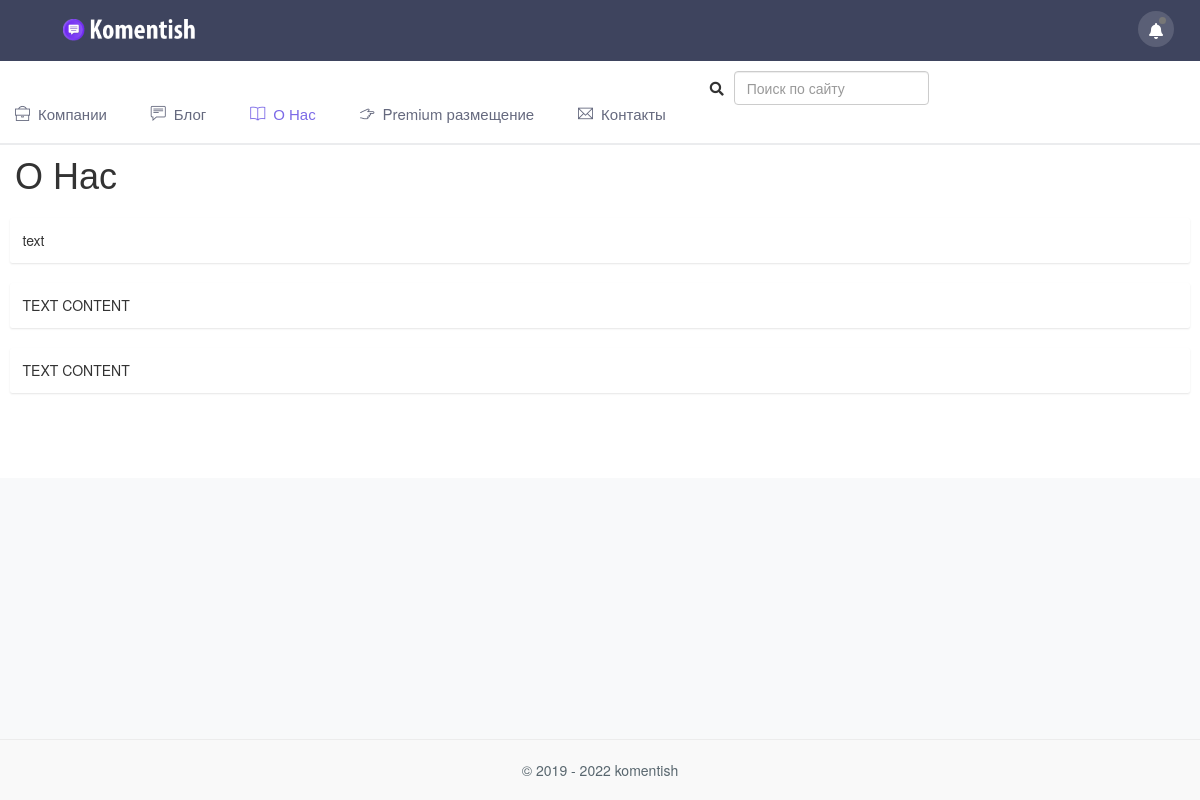
The app's page /about, older data.
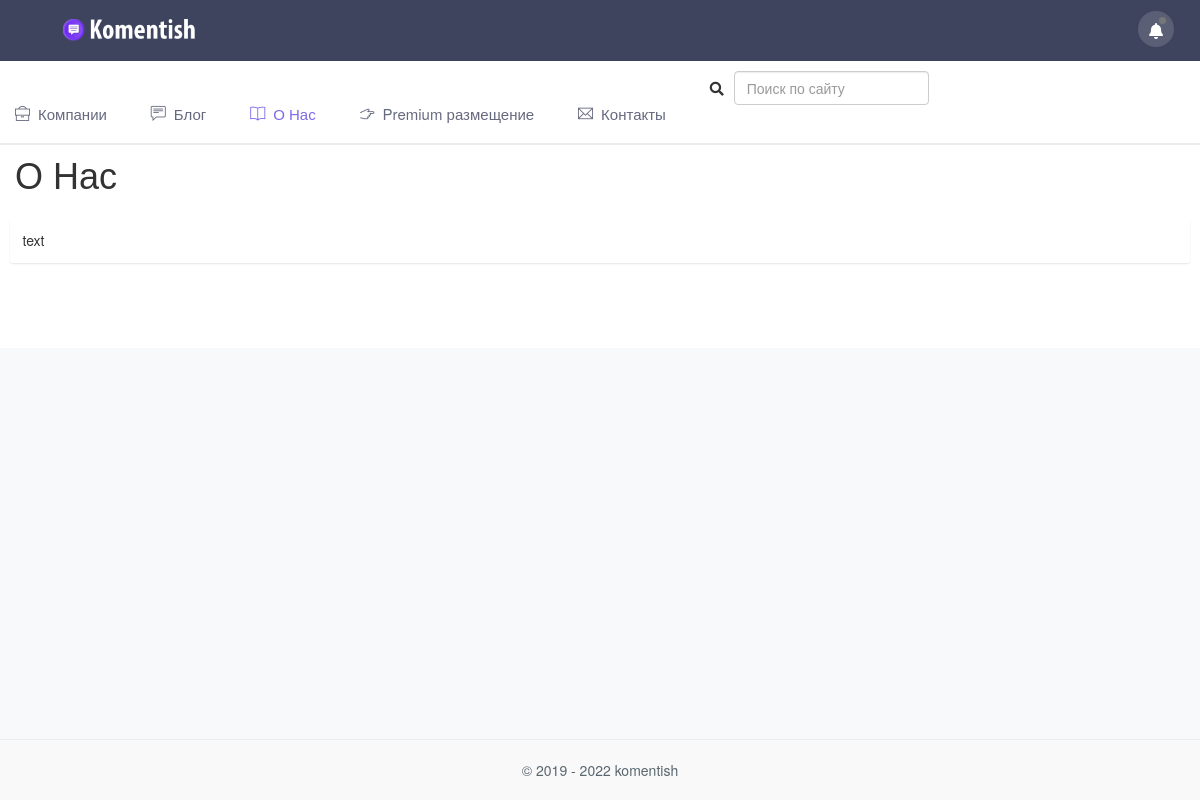
The same page, newer data.
### models.py (models this page shows, shortened)
class AboutUs(db.Model):
    id = db.Column(db.Integer, primary_key=True)
    content = db.Column(db.Text)

### view.py (the view)
@app.route('/about')
def about():
    about = AboutUs.query.all()
    return render_template('about.html', about=about)

### templates/about.html (shortened to what this page needs)
{% extends 'base.html' %}
{% block content %}
<div class="row">
                <div class="col-sm-12">
                    <div class="page-title-box">
                        <div class="row align-items-center">
                            <div class="col-md-8">
                                <h1 class="page-title m-0">О Нас</h1>
                            </div>
                        </div>
                    </div>
                </div>
            </div>
            <div class="row">
                <div class="col-xl-12">
                            {% for i in about %}
                                <div class="card">
                                    <div class="card-body">
                                        {{ i.content | safe }}
                                    </div>
                                </div>
                            {% endfor %}
                </div>
            </div>
{% endblock %}

### templates/base.html (shortened to what this page needs)
<!doctype html>
<html lang="en">
<head>
    <link rel="stylesheet" href="{{ url_for('static', filename='assets/plugins/morris/morris.css') }}">
    <link href="{{ url_for('static', filename='assets/css/bootstrap.min.css') }}" rel="stylesheet" type="text/css">
    <link href="{{ url_for('static', filename='assets/css/icons.css') }}" rel="stylesheet" type="text/css">
    <link href="{{ url_for('static', filename='assets/css/style.css') }}" rel="stylesheet" type="text/css">
    <link href="//netdna.bootstrapcdn.com/bootstrap/3.0.0/css/bootstrap.min.css" rel="stylesheet">
</head>
<body>
    <div class="header-bg">
                <header id="topnav">
            <div class="topbar-main">
                <div class="container-fluid">
                    <div>
                        <a href="{{ url_for('index') }}" class="logo">
                            <img src="{{ url_for('static', filename='log3.png') }}" class="logo-lg" alt="" height="26">
                        </a>
                    </div>
                    <div class="menu-extras topbar-custom navbar p-0">
                        <ul class="mb-0 nav navbar-right ml-auto list-inline">
                            <li class="list-inline-item dropdown notification-list">
                                <a href="#" data-target="#" class="dropdown-toggle waves-effect waves-light notification-icon-box" data-toggle="dropdown" aria-expanded="true">
                                    <i class="fa fa-bell"></i> <span class="badge badge-xs badge-danger"></span>
                                </a>
                            </li>
                            <li class="menu-item dropdown notification-list list-inline-item">
                            </li>
                        </ul>
                    </div>
                </div>
            </div>
            <div class="navbar-custom">
                <div class="container-fluid">
                    <div id="navigation">
						<ul class="navigation-menu">
						 <li class="has-submenu"><a href="/"><i class="ti-briefcase"></i>Компании</a></li> <li class="has-submenu"><a href="{{ url_for('posts.blog') }}"><i class="ti-comment-alt"></i>Блог</a></li> <li class="has-submenu"><a href="{{ url_for('about') }}"><i class="ti-book"></i>О Нас</a></li> <li class="has-submenu"><a href="{{ url_for('premium') }}"><i class="ti-hand-point-right"></i>Premium размещение</a></li> <li class="has-submenu"><a href="{{ url_for('contact') }}"><i class="ti-email"></i>Контакты</a></li>
							<li class="has-submenu">
							<div class="active-pink-4 mb-4" style="padding:10px 20px 0px 20px; float:left; width:300px;">
<form class="form-inline" method="GET" action="{{ url_for('search') }}">
<span onclick="myform.submit()" style="cursor:pointer;"><i class="fas fa-search" aria-hidden="true"></i></span>
<input class="form-control form-control-sm ml-3 w-75" type="text" placeholder="Поиск по сайту" aria-label="Search" name="search">
							</form>
							 </div>
							</li>
						</ul>
                    </div>
                </div>
            </div>
        </header>
    </div>
<div class="wrapper ">
        <div class="container-fluid ">
           {% block content %}
            {% endblock %}
        </div>
        </div>
        <footer class="footer">
            <div class="container-fluid">
                <div class="row">
                    <div class="col-12">
                        © 2019 - 2022 komentish
                    </div>
                </div>
            </div>
        </footer>
</body>
</html>

### templates/base.html (style rules this page uses)
.topbar-main { height: 61px; }
#topnav .topbar-main .logo { line-height: 60px; text-transform: uppercase; float: left; margin-left: 48px; }
.list-inline-item:not(:last-child) { margin-right: .5rem; margin-top: -7px; }

Row changes from the older to the newer data that the page shows:
removed AboutUs: content "TEXT CONTENT"
removed AboutUs: content "TEXT CONTENT"
